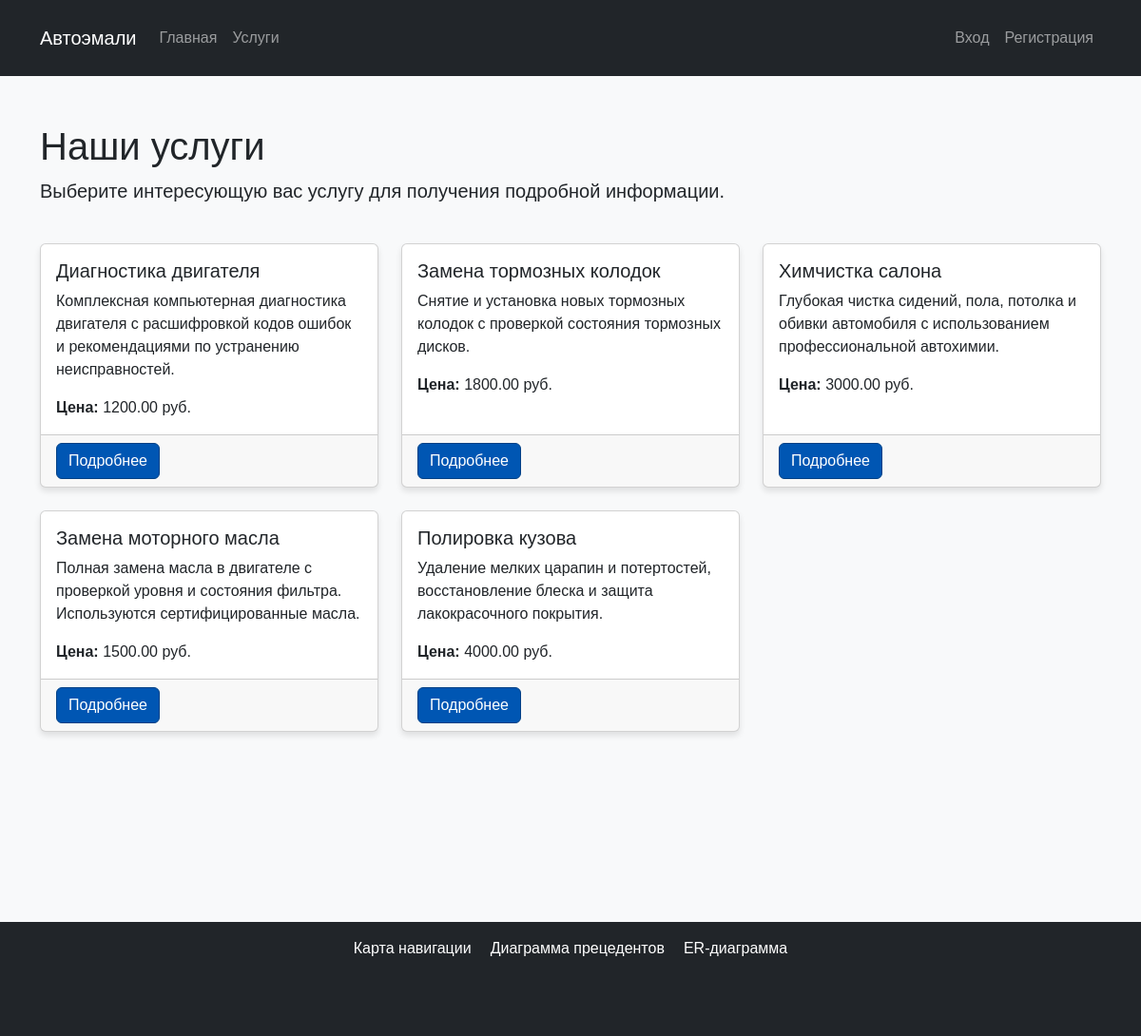
Page /services/ on the committed database.
### service/models.py (models this page shows, shortened)
class Service(models.Model):
    name = models.CharField(max_length=100, verbose_name="Название услуги")
    description = models.TextField(verbose_name="Описание")
    price = models.DecimalField(max_digits=10, decimal_places=2, verbose_name="Цена")
    class Meta:
        verbose_name = "Услуга"
        verbose_name_plural = "Услуги"

### service/views.py (the view)
# urls.py: path('services/', views.ServiceListView.as_view(), name='service_list'),
class ServiceListView(ListView):
    model = Service
    template_name = 'service_list.html'
    context_object_name = 'services'

### service/templates/service_list.html (shortened to what this page needs)
{% extends 'base.html' %}
{% block content %}
<h1>Наши услуги</h1>
<p class="lead">Выберите интересующую вас услугу для получения подробной информации.</p>
<div class="row row-cols-1 row-cols-md-3 g-4 mt-3">
    {% for service in services %}
    <div class="col">
        <div class="card h-100">
            <div class="card-body">
                <h5 class="card-title">{{ service.name }}</h5>
                <p class="card-text">{{ service.description|truncatewords:20 }}</p>
                <p class="card-text"><strong>Цена:</strong> {{ service.price }} руб.</p>
            </div>
            <div class="card-footer">
                <a href="{% url 'service_detail' service.pk %}" class="btn btn-primary">Подробнее</a>
            </div>
        </div>
    </div>
    {% empty %}
    <div class="col-12">
        <div class="alert alert-info">
            В настоящее время услуги не добавлены. Пожалуйста, проверьте позже.
        </div>
    </div>
    {% endfor %}
</div>
{% endblock %}

### service/templates/base.html (shortened to what this page needs)
<!DOCTYPE html>
<html lang="ru">
<head>
    <link href="https://cdn.jsdelivr.net/npm/bootstrap@5.3.0-alpha1/dist/css/bootstrap.min.css" rel="stylesheet">
</head>
<body>
    <nav class="navbar navbar-expand-lg navbar-dark bg-dark">
        <div class="container">
            <a class="navbar-brand" href="{% url 'index' %}">Автоэмали</a>
            <div class="collapse navbar-collapse" id="navbarNav">
                <ul class="navbar-nav me-auto">
                    <li class="nav-item">
                        <a class="nav-link" href="{% url 'index' %}">Главная</a>
                    </li>
                    <li class="nav-item">
                        <a class="nav-link" href="{% url 'service_list' %}">Услуги</a>
                    </li>
                </ul>
                <ul class="navbar-nav">
                    {% if user.is_authenticated %}
                        <li class="nav-item">
                            <span class="nav-link">Привет, {{ user.username }}!</span>
                        </li>
                    <li class="nav-item d-flex align-items-center">
                        <form action="{% url 'logout' %}" method="post" class="m-0 p-0">
                            {% csrf_token %}
                            <button type="submit" class="nav-link btn btn-link p-0 m-0 text-decoration-none" style="line-height: 1.5;">Выход</button>
                        </form>
                    </li>
                    {% else %}
                        <li class="nav-item">
                            <a class="nav-link" href="{% url 'login' %}">Вход</a>
                        </li>
                        <li class="nav-item">
                            <a class="nav-link" href="{% url 'signup' %}">Регистрация</a>
                        </li>
                    {% endif %}
                </ul>
            </div>
        </div>
    </nav>
    <div class="container mt-5">
        {% block content %}
        {% endblock %}
    </div>
    <footer class="bg-dark text-white text-center py-3">
        <div class="container my-auto" style="display: flex; gap:20px; justify-content: center;">
            <a href="/media/Навигация.pdf" class="footer-link">Карта навигации</a>
            <a href="/media/Прецедентов.pdf" class="footer-link">Диаграмма прецедентов</a>
            <a href="/media/ER.pdf" class="footer-link">ER-диаграмма</a>
        </div>
    </footer>
</body>
</html>

### service/templates/base.html (style rules this page uses)
body { background-color: #f8f9fa; font-family: Arial, sans-serif; }
.navbar { margin-bottom: 50px; height: 80px; }
.card { box-shadow: 0 4px 6px rgba(0, 0, 0, 0.1); transition: all 0.3s ease; }
footer { position: relative; bottom: 0; width: 100%; height: 120px; margin-top: 200px !important; }
.btn-primary { background-color: #0056b3; border-color: #004085; }
.footer-link { color:white; text-decoration: none; }

### rows in the picture
Service: name "Диагностика двигателя", description "Комплексная компьютерная диагностика двигателя с расшифровкой кодов ошибок и рекомендациями по устранению неисправностей.", price "1200.00"
Service: name "Замена тормозных колодок", description "Снятие и установка новых тормозных колодок с проверкой состояния тормозных дисков.", price "1800.00"
Service: name "Химчистка салона", description "Глубокая чистка сидений, пола, потолка и обивки автомобиля с использованием профессиональной автохимии.", price "3000.00"
Service: name "Замена моторного масла", description "Полная замена масла в двигателе с проверкой уровня и состояния фильтра. Используются сертифицированные масла.", price "1500.00"
Service: name "Полировка кузова", description "Удаление мелких царапин и потертостей, восстановление блеска и защита лакокрасочного покрытия.", price "4000.00"
